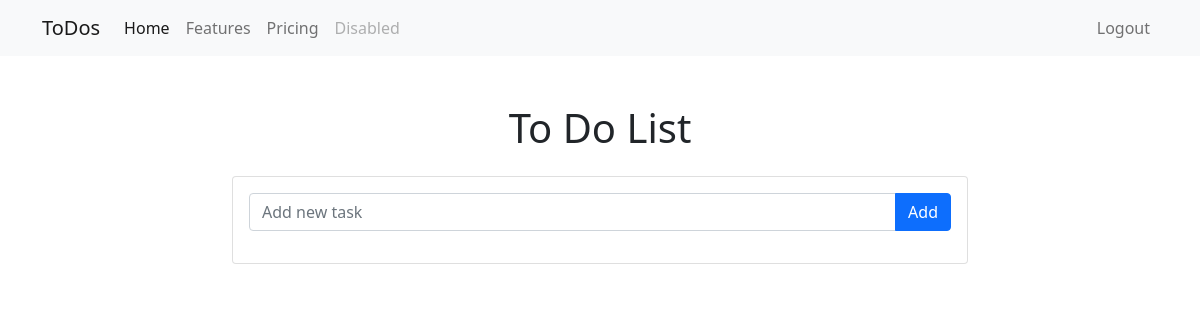
Before: / (signed in) with the older database file.
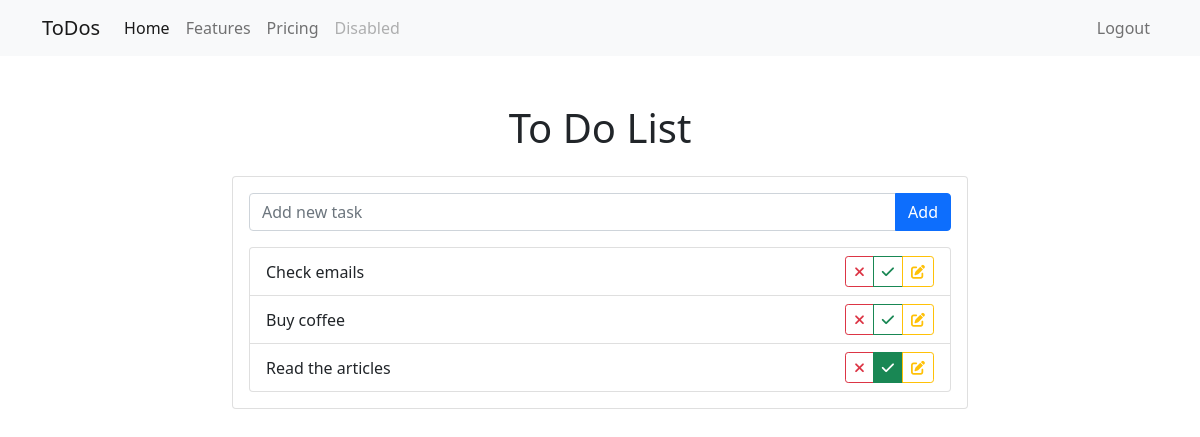
After: the same page with the newer database file.
### todo_app/models.py (models this page shows, shortened)
class TODO(models.Model):
    title = models.CharField(max_length=128)
    completed = models.BooleanField(default=False)
    archived = models.BooleanField(default=False)
    created_at = models.DateTimeField(auto_now_add=True)
    updated_at = models.DateTimeField(auto_now=True)
    user = models.ForeignKey(User, on_delete=models.CASCADE)

### todo_app/views.py (the view)
# urls.py: path('', views.HomeView.as_view(), name='home' ),
class HomeView(LoginRequiredMixin, View):
    login_url = reverse_lazy('todo_app:login')
    def get(self, request):
        todo_form = TODOForm()
        todos = TODO.objects.filter(user=request.user).order_by('archived', 'completed', 'created_at')
        return render(request, 'todo_app/index.html', {
            'todos': todos,
            'todo_form': todo_form,
        })

### todo_app/forms.py
class TODOForm(forms.Form):
    title = forms.CharField(max_length=128, label='', widget=forms.TextInput(attrs={
        'placeholder': 'Add new task',
        'class': 'form-control'
    }))

### todo_app/templates/todo_app/index.html (shortened to what this page needs)
{% extends 'base.html' %}
{% load crispy_forms_tags crispy_forms_filters %}
{% block navbar %}
  {% include 'todo_app/nav.html' %}
{% endblock %}
{% block content %}
  <div class="container mt-5">
    <h1 class="text-center mb-4">To Do List</h1>
    <div class="row justify-content-center">
      <div class="col-md-8">
        <div class="card">
          <div class="card-body">
            <form id="todo-form" method="post" action="{% url 'todo_app:add_todo' %}">
              <div class="input-group mb-3">
                {% for field in todo_form %}
                  {{ field }}
                {% endfor %}
                <button class="btn btn-primary" type="submit">Add</button>
              </div>
            </form>
            {% if todos %}
              <ul class="list-group" id="todo-list">
                {% for todo in todos %}
                  <li class="list-group-item d-flex justify-content-between align-items-center">
                    <span class=" {% if todo.archived %} text-decoration-line-through text-secondary {% endif %}">{{ todo.title }}</span>
                    <div class="btn-group">
                      <a href="{% url 'todo_app:delete_todo' todo.id %}" class="btn btn{% if not todo.archived %}-outline{% endif %}-danger btn-sm"><i
                          class="fa-solid fa-xmark"></i></a>
                      <a href="{% url 'todo_app:complete_todo' todo.id %}"
                         class="btn btn{% if not todo.completed %}-outline{% endif %}-success btn-sm"><i
                          class="fa-solid fa-check"></i></a>
                      <a href="{% url 'todo_app:edit_todo' todo.id %}" class="btn btn-outline-warning btn-sm"><i
                          class="fa-solid fa-pen-to-square"></i></a>
                    </div>
                  </li>
                {% endfor %}
              </ul>
            {% endif %}
          </div>
        </div>
      </div>
    </div>
  </div>
{% endblock %}

Changed rows visible on the page:
added TODO: title "Check emails"
added TODO: title "Buy coffee"
added TODO: title "Read the articles", completed True (drawn)
